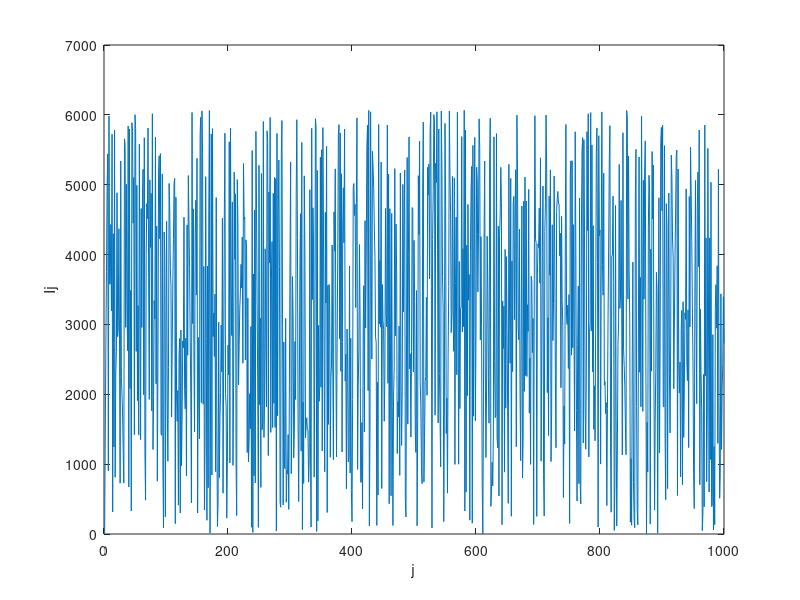

Source code (MATLAB):
% first we will declare all the constant required for the formula.
A=106;
C=1283;
M=6075;
I=1;


% now we can store ith random variable in array[i]
array=zeros(1,1000);
array(1)=I;

% loop for all random variable
for i = 2: 1000
    I=mod(A*I+C,M);
    array(i)=I;
end

%plot random variable Ij with j
plot(1:1000, array);
xlabel('j');
ylabel('Ij');









